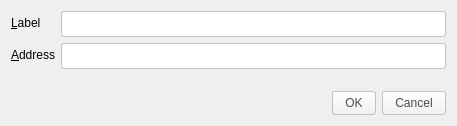
<?xml version="1.0" encoding="UTF-8"?>
<ui version="4.0">
 <class>EditAddressDialog</class>
 <widget class="QDialog" name="EditAddressDialog">
  <property name="geometry">
   <rect>
    <x>0</x>
    <y>0</y>
    <width>457</width>
    <height>126</height>
   </rect>
  </property>
  <property name="windowTitle">
   <string>Edit Address</string>
  </property>
  <layout class="QVBoxLayout" name="verticalLayout">
   <item>
    <layout class="QFormLayout" name="formLayout">
     <property name="fieldGrowthPolicy">
      <enum>QFormLayout::AllNonFixedFieldsGrow</enum>
     </property>
     <item row="0" column="0">
      <widget class="QLabel" name="label">
       <property name="text">
        <string>&amp;Label</string>
       </property>
       <property name="buddy">
        <cstring>labelEdit</cstring>
       </property>
      </widget>
     </item>
     <item row="0" column="1">
      <widget class="QLineEdit" name="labelEdit">
       <property name="toolTip">
        <string>The label associated with this address book entry</string>
       </property>
       <property name="styleSheet">
        <string notr="true">background-color: rgb(255,255,255);
border-radius:3px;
border: 1px solid #C4C1BD;
color: #4C4C4C;
padding: 4px;</string>
       </property>
      </widget>
     </item>
     <item row="1" column="0">
      <widget class="QLabel" name="label_2">
       <property name="text">
        <string>&amp;Address</string>
       </property>
       <property name="buddy">
        <cstring>addressEdit</cstring>
       </property>
      </widget>
     </item>
     <item row="1" column="1">
      <widget class="QLineEdit" name="addressEdit">
       <property name="toolTip">
        <string>The address associated with this address book entry. This can only be modified for sending addresses.</string>
       </property>
       <property name="styleSheet">
        <string notr="true">background-color: rgb(255,255,255);
border-radius:3px;
border: 1px solid #C4C1BD;
color: #4C4C4C;
padding: 4px;</string>
       </property>
      </widget>
     </item>
    </layout>
   </item>
   <item>
    <widget class="QDialogButtonBox" name="buttonBox">
     <property name="styleSheet">
      <string notr="true">background-color: qlineargradient(spread:pad, x1:0, y1:1, x2:0, y2:0, stop:0 rgb(240,240,240), stop:1 rgb(255, 255, 255));
border-radius:3px;
border: 1px solid #C4C1BD;
color: #4C4C4C;
padding: 4px 12px;</string>
     </property>
     <property name="orientation">
      <enum>Qt::Horizontal</enum>
     </property>
     <property name="standardButtons">
      <set>QDialogButtonBox::Cancel|QDialogButtonBox::Ok</set>
     </property>
    </widget>
   </item>
  </layout>
 </widget>
 <resources/>
 <connections>
  <connection>
   <sender>buttonBox</sender>
   <signal>accepted()</signal>
   <receiver>EditAddressDialog</receiver>
   <slot>accept()</slot>
   <hints>
    <hint type="sourcelabel">
     <x>248</x>
     <y>254</y>
    </hint>
    <hint type="destinationlabel">
     <x>157</x>
     <y>274</y>
    </hint>
   </hints>
  </connection>
  <connection>
   <sender>buttonBox</sender>
   <signal>rejected()</signal>
   <receiver>EditAddressDialog</receiver>
   <slot>reject()</slot>
   <hints>
    <hint type="sourcelabel">
     <x>316</x>
     <y>260</y>
    </hint>
    <hint type="destinationlabel">
     <x>286</x>
     <y>274</y>
    </hint>
   </hints>
  </connection>
 </connections>
</ui>
